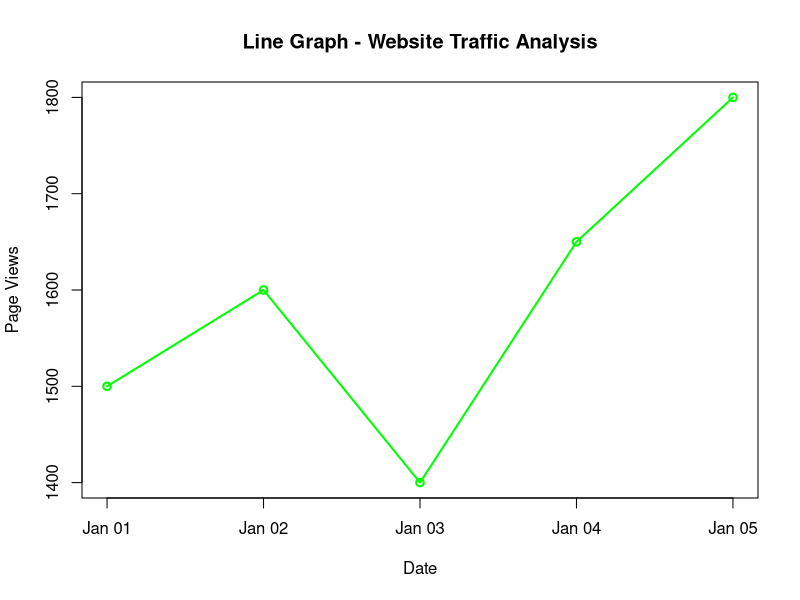

Write R code to recreate this figure.
# Provided data
traffic_data <- data.frame(
  Date = as.Date(c('2023-01-01', '2023-01-02', '2023-01-03', '2023-01-04', '2023-01-05')),
  Page_Views = c(1500, 1600, 1400, 1650, 1800),
  Click_through_Rate = c(2.3, 2.7, 2.0, 2.4, 2.6)
)

# Convert Click-through Rate to numeric
traffic_data$Click_through_Rate <- as.numeric(sub("%", "", traffic_data$Click_through_Rate))

# Line Graph
plot(traffic_data$Date, traffic_data$Page_Views, type = "o", col = "green", lwd = 2,
     main = "Line Graph - Website Traffic Analysis", xlab = "Date", ylab = "Page Views")
